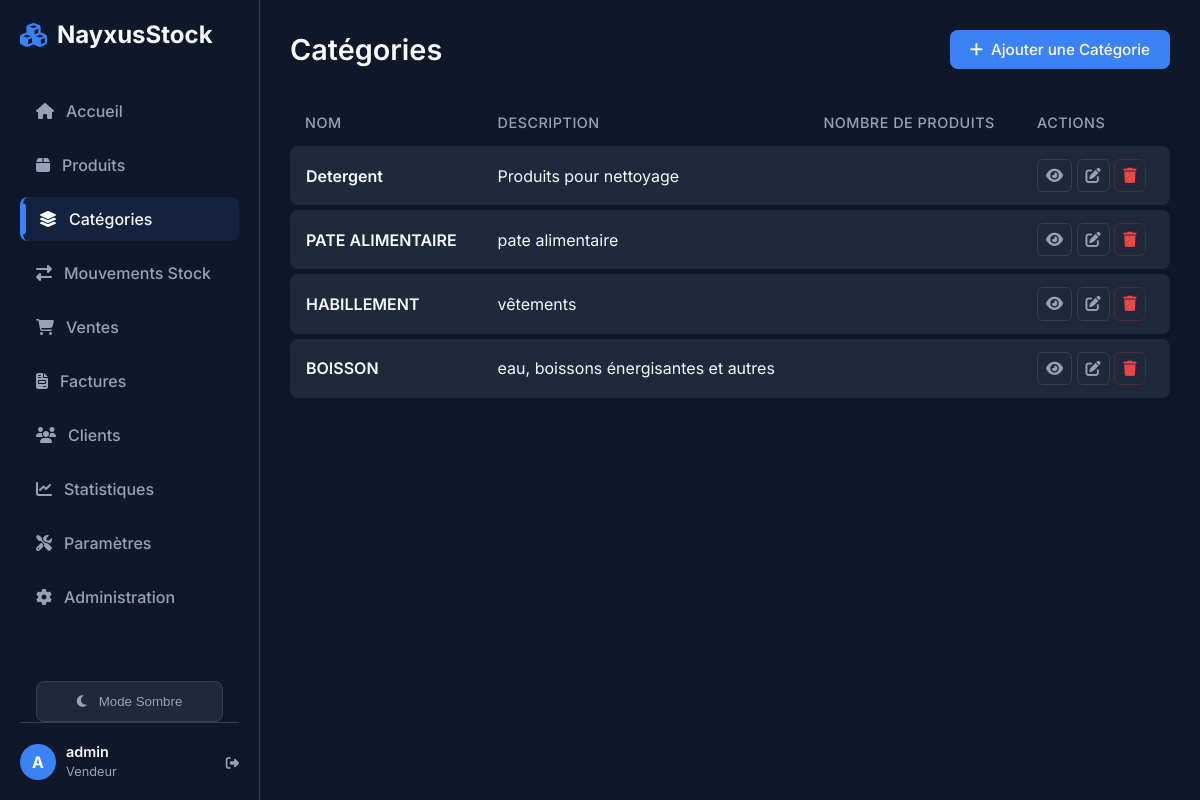
/inventory/categories/ (signed in), run on the app's committed database.
### core/models.py (models this page shows, shortened)
class StoreSettings(models.Model):
    name = models.CharField(max_length=100, default="NayxusStock", verbose_name="Nom du magasin")
    address = models.TextField(blank=True, null=True, verbose_name="Adresse")
    phone = models.CharField(max_length=50, blank=True, null=True, verbose_name="Téléphone")
    email = models.EmailField(blank=True, null=True, verbose_name="Email")
    logo = models.ImageField(upload_to='logo/', blank=True, null=True, verbose_name="Logo")
    class Meta:
        verbose_name = "Paramètres du magasin"
        verbose_name_plural = "Paramètres du magasin"
    @classmethod
    def get_settings(cls):
        obj, created = cls.objects.get_or_create(id=1)
        return obj

### users/models.py (models this page shows, shortened)
class User(AbstractUser):
    class Role(models.TextChoices):
        ADMIN = "ADMIN", "Administrateur"
        SELLER = "SELLER", "Vendeur"
    role = models.CharField(max_length=50, choices=Role.choices, default=Role.SELLER)
    phone = models.CharField(max_length=20, blank=True, null=True)

### inventory/models.py (models this page shows, shortened)
class Category(models.Model):
    name = models.CharField(max_length=100, unique=True, verbose_name="Nom")
    slug = models.SlugField(max_length=100, unique=True)
    parent = models.ForeignKey('self', on_delete=models.CASCADE, null=True, blank=True, related_name='children', verbose_name="Catégorie Parente")
    description = models.TextField(blank=True, null=True)
    class Meta:
        verbose_name = "Catégorie"
        verbose_name_plural = "Catégories"

### inventory/views.py (the view)
# urls.py: path('categories/', category_list, name='category_list'),
@login_required
def category_list(request):
    query = request.GET.get('search', '')
    categories = Category.objects.all()
    if query:
        categories = categories.filter(name__icontains=query)
    return render(request, 'inventory/category_list.html', {'categories': categories, 'search_query': query})

### core/context_processors.py (called while the page is built)
def store_info(request):
    return {
        'store': StoreSettings.get_settings()
    }

def stock_alerts(request):
    count = Product.objects.filter(quantity__lte=F('alert_threshold')).count()
    return {
        'low_stock_alert_count': count
    }

### inventory/templates/inventory/category_list.html (shortened to what this page needs)
{% extends 'core/base.html' %}
{% block content %}
<div class="page-header">
    <div class="header-title">
        <h1 class="page-title">Catégories</h1>
    </div>
    <div class="header-actions">
        {% if perms.inventory.add_category %}
        <a href="{% url 'category_add' %}" class="btn btn-primary">
            <i class="fas fa-plus"></i> Ajouter une Catégorie
        </a>
        {% endif %}
    </div>
</div>
<div class="table-container">
    <table>
        <thead>
            <tr>
                <th>Nom</th>
                <th>Description</th>
                <th>Nombre de Produits</th>
                <th>Actions</th>
            </tr>
        </thead>
        <tbody>
            {% for category in categories %}
            <tr class="data-row">
                <td style="font-weight: 600;">{{ category.name }}</td>
                <td>{{ category.description|default:"—" }}</td>
                <td>{{ category.product_set.count }}</td>
                <td>
                    <a href="{% url 'category_detail' category.pk %}" class="btn btn-outline btn-icon"
                        title="Voir détail">
                        <i class="fas fa-eye"></i>
                    </a>
                    {% if perms.inventory.change_category %}
                    <a href="{% url 'category_edit' category.pk %}" class="btn btn-outline btn-icon" title="Modifier">
                        <i class="fas fa-edit"></i>
                    </a>
                    {% endif %}
                    {% if perms.inventory.delete_category %}
                    <a href="{% url 'category_delete' category.pk %}" class="btn btn-outline btn-icon" title="Supprimer" style="color: #ef4444; border-color: rgba(239, 68, 68, 0.2);">
                        <i class="fas fa-trash"></i>
                    </a>
                    {% endif %}
                </td>
            </tr>
            {% empty %}
            <tr>
                <td colspan="4" style="text-align:center; color: var(--text-secondary);">
                    Aucune catégorie trouvée. Ajoutez-en une pour commencer !
                </td>
            </tr>
            {% endfor %}
        </tbody>
    </table>
</div>
{% endblock %}

### core/templates/core/base.html (shortened to what this page needs)
{% load static %}
<!DOCTYPE html>
<html lang="fr">
<head>
    <link rel="stylesheet" href="https://cdnjs.cloudflare.com/ajax/libs/font-awesome/6.4.0/css/all.min.css">
    <link rel="stylesheet" href="{% static 'css/style.css' %}?v=1.1">
</head>
<body>
    <aside class="sidebar">
        <div class="brand">
            <i class="fas fa-cubes"></i>
            <span>{{ store.name }}</span>
        </div>
        <ul class="nav-links" style="overflow-y: auto; flex: 1; margin-right: -10px; padding-right: 10px;">
            <li class="nav-item">
                <a href="{% url 'dashboard' %}"
                    class="nav-link {% if request.resolver_match.url_name == 'dashboard' %}active{% endif %}">
                    <i class="fas fa-home"></i>
                    <span>Accueil</span>
                </a>
            </li>
            <li class="nav-item">
                <a href="{% url 'product_list' %}"
                    class="nav-link {% if request.resolver_match.url_name == 'product_list' %}active{% endif %}">
                    <i class="fas fa-box" {% if low_stock_alert_count > 0 %}style="color: #ef4444;"{% endif %}></i>
                    <span>Produits</span>
                </a>
            </li>
            <li class="nav-item">
                <a href="{% url 'category_list' %}"
                    class="nav-link {% if request.resolver_match.url_name == 'category_list' %}active{% endif %}">
                    <i class="fas fa-layer-group"></i>
                    <span>Catégories</span>
                </a>
            </li>
            <li class="nav-item">
                <a href="{% url 'stock_movement_list' %}"
                    class="nav-link {% if request.resolver_match.url_name == 'stock_movement_list' %}active{% endif %}">
                    <i class="fas fa-exchange-alt"></i>
                    <span>Mouvements Stock</span>
                </a>
            </li>
            <li class="nav-item">
                <a href="{% url 'sales_list' %}"
                    class="nav-link {% if request.resolver_match.url_name == 'sales_list' %}active{% endif %}">
                    <i class="fas fa-shopping-cart"></i>
                    <span>Ventes</span>
                </a>
            </li>
            <li class="nav-item">
                <a href="{% url 'invoice_list' %}"
                    class="nav-link {% if request.resolver_match.url_name == 'invoice_list' %}active{% endif %}">
                    <i class="fas fa-file-invoice"></i>
                    <span>Factures</span>
                </a>
            </li>
            <li class="nav-item">
                <a href="{% url 'customer_list' %}"
                    class="nav-link {% if request.resolver_match.url_name == 'customer_list' %}active{% endif %}">
                    <i class="fas fa-users"></i>
                    <span>Clients</span>
                </a>
            </li>
            <li class="nav-item">
                <a href="{% url 'statistics' %}"
                    class="nav-link {% if request.resolver_match.url_name == 'statistics' %}active{% endif %}">
                    <i class="fas fa-chart-line"></i>
                    <span>Statistiques</span>
                </a>
            </li>
            {% if user.is_staff or user.is_superuser %}
            <li class="nav-item">
                <a href="{% url 'store_settings' %}"
                    class="nav-link {% if request.resolver_match.url_name == 'store_settings' %}active{% endif %}">
                    <i class="fas fa-tools"></i>
                    <span>Paramètres</span>
                </a>
            </li>
            <li class="nav-item">
                <a href="{% url 'admin:index' %}" class="nav-link">
                    <i class="fas fa-cog"></i>
                    <span>Administration</span>
                </a>
            </li>
            {% endif %}
        </ul>
        <div style="margin-top: 20px; padding: 0 16px;">
            <button id="theme-toggle" class="nav-link" style="width: 100%; border: 1px solid var(--border-color); background: var(--bg-secondary); cursor: pointer; justify-content: center;">
                <i class="fas fa-moon" id="theme-icon"></i>
                <span id="theme-text">Mode Sombre</span>
            </button>
        </div>
        <div class="user-profile">
            <div class="avatar">{{ user.username|make_list|first|upper }}</div>
            <div class="user-info-text">
                <span class="user-name">{{ user.username }}</span>
                <span class="user-role">{{ user.get_role_display|default:"User" }}</span>
            </div>
            <form action="{% url 'logout' %}" method="post" style="display:inline;">
                <button type="submit"
                    style="background:none; border:none; color: var(--text-secondary); cursor: pointer; padding: 0;"><i
                        class="fas fa-sign-out-alt"></i></button>
            </form>
        </div>
    </aside>
    <main class="main-content">
        {% block content %}
        {% endblock %}
    </main>
</body>
</html>

### data on the page
StoreSettings: name "NayxusStock"
User: username|make_list "A", username "admin", role "Vendeur"
Category: name "Detergent", description "Produits pour nettoyage"
Category: name "PATE ALIMENTAIRE", description "pate alimentaire"
Category: name "HABILLEMENT", description "vêtements"
Category: name "BOISSON", description "eau, boissons énergisantes et autres"
